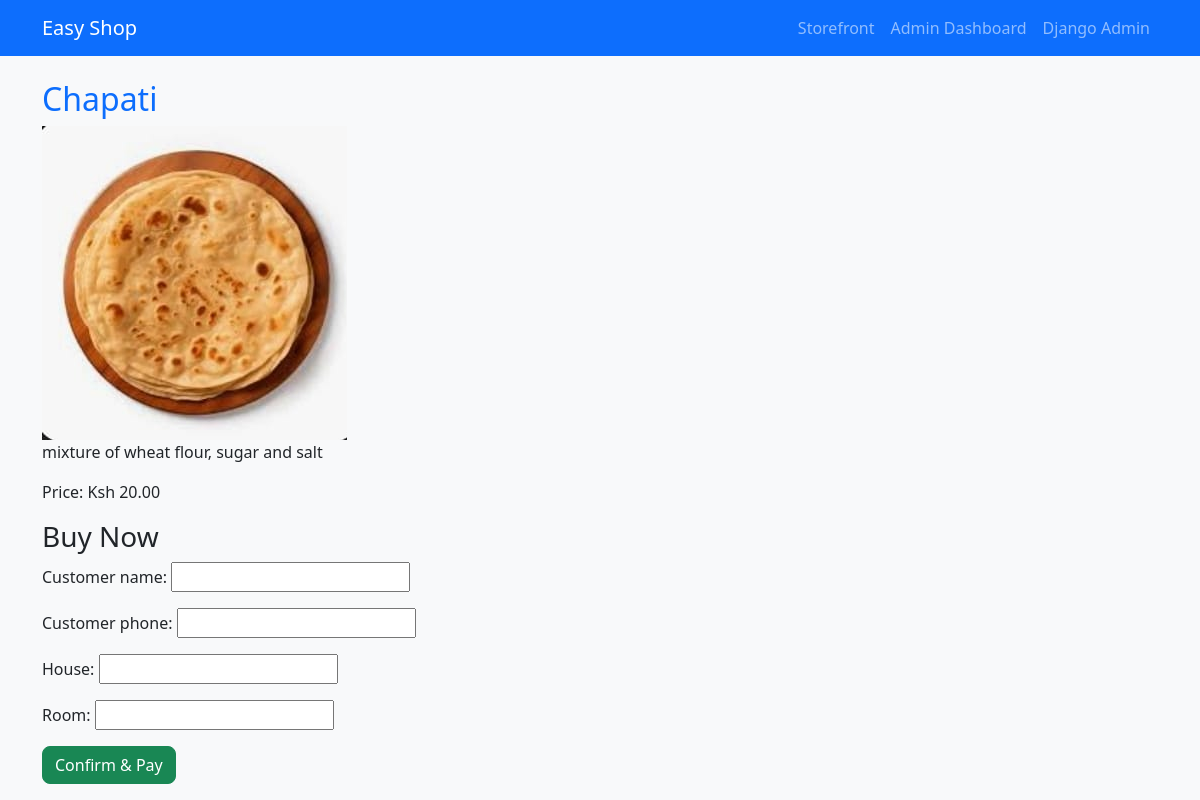
Page /product/3/ on the committed database.
### shop/models.py (models this page shows, shortened)
class Product(models.Model):
    name = models.CharField(max_length=200)
    description = models.TextField()
    price = models.DecimalField(max_digits=8, decimal_places=2)
    image = models.ImageField(upload_to='products/')
    available = models.BooleanField(default=True)

### shop/views.py (the view)
# urls.py: path('product/<int:pk>/', views.product_detail, name='product_detail'),
def product_detail(request, pk):
    product = get_object_or_404(Product, pk=pk)
    if request.method == 'POST':
        form = OrderForm(request.POST)
        if form.is_valid():
            order = form.save(commit=False)
            order.product = product
            order.payment_confirmed = True  # Simulated payment confirmation
            order.save()
            return redirect('home')
    else:
        form = OrderForm()
    return render(request, 'product_detail.html', {'product': product, 'form': form})

### shop/forms.py
class OrderForm(forms.ModelForm):
    class Meta:
        model = Order
        fields = ['customer_name', 'customer_phone', 'house', 'room']

### shop/templates/product_detail.html (shortened to what this page needs)
{% extends 'base.html' %}
{% block content %}
<h2>{{ product.name }}</h2>
<img src="{{ product.image.url }}" class="img-fluid">
<p>{{ product.description }}</p>
<p>Price: Ksh {{ product.price }}</p>
<h3>Buy Now</h3>
<form method="post">
    {{ form.as_p }}
    <button class="btn btn-success">Confirm & Pay</button>
</form>
{% endblock %}

### shop/static/shop/style.css (style rules this page uses)
body { background-color: #f8f9fa; }
h1, h2 { color: #0d6efd; }
.btn { border-radius: 0.5rem; }

### rows in the picture
Product: name "Chapati", image (picture), description "mixture of wheat flour, sugar and salt", price "20.00"
